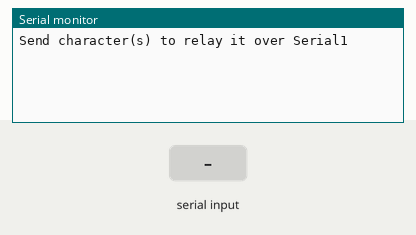
The sketch below on a simulated Arduino Zero (SAMD21). Shown: the last lines printed to the serial monitor. The inputs (shaded band) are chosen by the test bench.

Above: at 1.2 s.
1.3 s: "1" received over Serial
At 2.4 s:
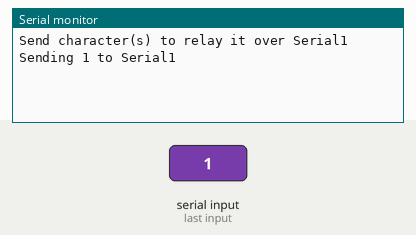
2.8 s: "1" received over the second serial link
At 3.6 s:
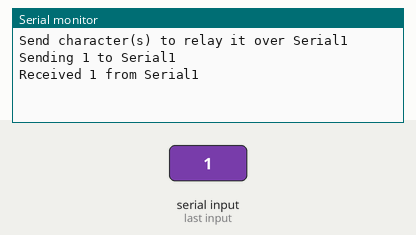
4.3 s: "0" received over Serial
At 4.7 s:
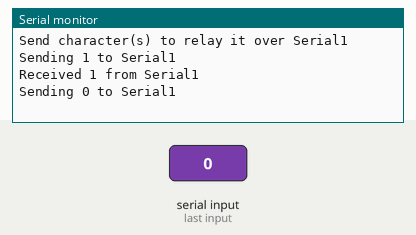
5.8 s: "0" received over the second serial link
At 7.1 s:
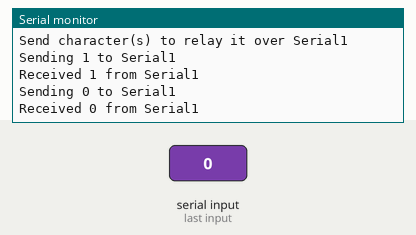

The sketch:

SAMD_Testcode.ino
```cpp
void setup()
{
  SerialUSB.begin(9600); // Initialize Serial Monitor USB
  Serial1.begin(9600); // Initialize hardware serial port, pins 0/1

  while (!SerialUSB) ; // Wait for Serial monitor to open

  // Send a welcome message to the serial monitor:
  SerialUSB.println("Send character(s) to relay it over Serial1");
}

void loop()
{
  if (SerialUSB.available()) // If data is sent to the monitor
  {
    String toSend = ""; // Create a new string
    while (SerialUSB.available()) // While data is available
    {
      // Read from SerialUSB and add to the string:
      toSend += (char)SerialUSB.read();
    }
    // Print a message stating what we're sending:
    SerialUSB.println("Sending " + toSend + " to Serial1");

    // Send the assembled string out over the hardware
    // Serial1 port (TX pin 1).
    Serial1.print(toSend);
  }

  if (Serial1.available()) // If data is sent from device
  {
    String toSend = ""; // Create a new string
    while (Serial1.available()) // While data is available
    {
      // Read from hardware port and add to the string:
      toSend += (char)Serial1.read();
    }
    // Print a message stating what we've received:
    SerialUSB.println("Received " + toSend + " from Serial1");
  }
}
```

Measured:
- after the input at 1.3 s, the serial monitor: prints a new line at once (image 1)
- after the input at 2.8 s, the serial monitor: prints a new line at once (image 2)
- after the input at 4.3 s, the serial monitor: prints a new line at once (image 3)
- after the input at 5.8 s, the serial monitor: prints a new line at once (image 4)
